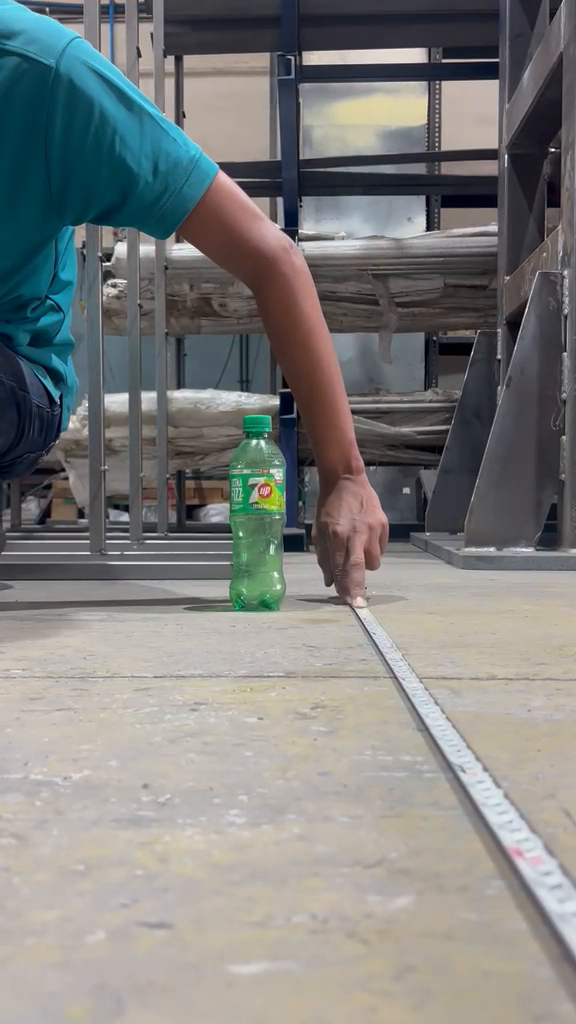
#> input picture frame 27 of traffic model1.1/bottle test/bottle test video 100cm.mp4, 576 x 1024 px, given in place of Screen Recording 2026-10-02 170242.mp4, which was not available
$ python test.py
#> lines starting #> are read from the running program, lines starting #| are printed output that depends on the picture; after the words box and inside, x2 and y2 are one past the last pixel; in counts of white or black regions, pixels touching at a corner belong together; pictures that were not available may be replaced by others from this repository, and a replacement may not be noted
import cv2
import numpy as np

# =====================================================
# VIDEO
# =====================================================

video_path = r"C:\Users\User\Videos\Screen Recordings\Screen Recording 2026-10-02 170242.mp4"

camera = cv2.VideoCapture(video_path)

if not camera.isOpened():
    print("ERROR: Could not open video")
    exit()

print("Video opened successfully")


while True:

    ret, frame = camera.read()
#> frame is the input picture: shape (1024, 576, 3); mean B, G, R 126.5, 128.2, 127.1

    if not ret:
        break

    # =================================================
    # HSV
    # =================================================

    hsv = cv2.cvtColor(frame, cv2.COLOR_BGR2HSV)
#> hsv: shape (1024, 576, 3); mean H, S, V 58.3, 48.4, 137.3

    # =================================================
    # RED COLOR
    # =================================================

    lower_red1 = np.array([0, 120, 40])
    upper_red1 = np.array([15, 255, 255])

    lower_red2 = np.array([165, 120, 40])
    upper_red2 = np.array([180, 255, 255])

    mask1 = cv2.inRange(hsv, lower_red1, upper_red1)
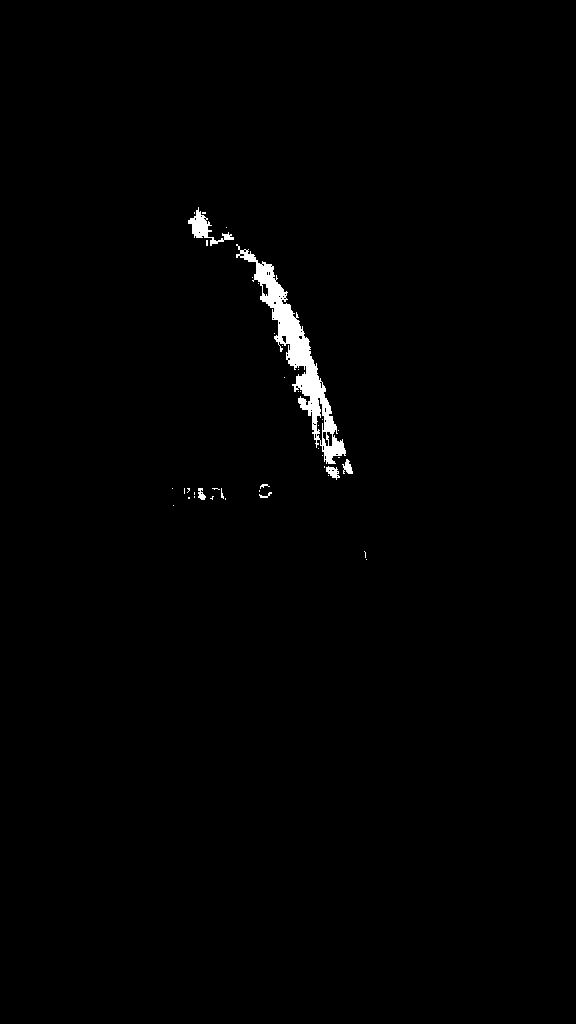
#> mask1: shape (1024, 576); 0.89% white; 41 white regions (34 under 20 px), largest, box (x1, y1, x2, y2) and area: (236, 244, 346, 464) 4307, (188, 207, 234, 246) 508, (326, 466, 340, 480) 107
    mask2 = cv2.inRange(hsv, lower_red2, upper_red2)
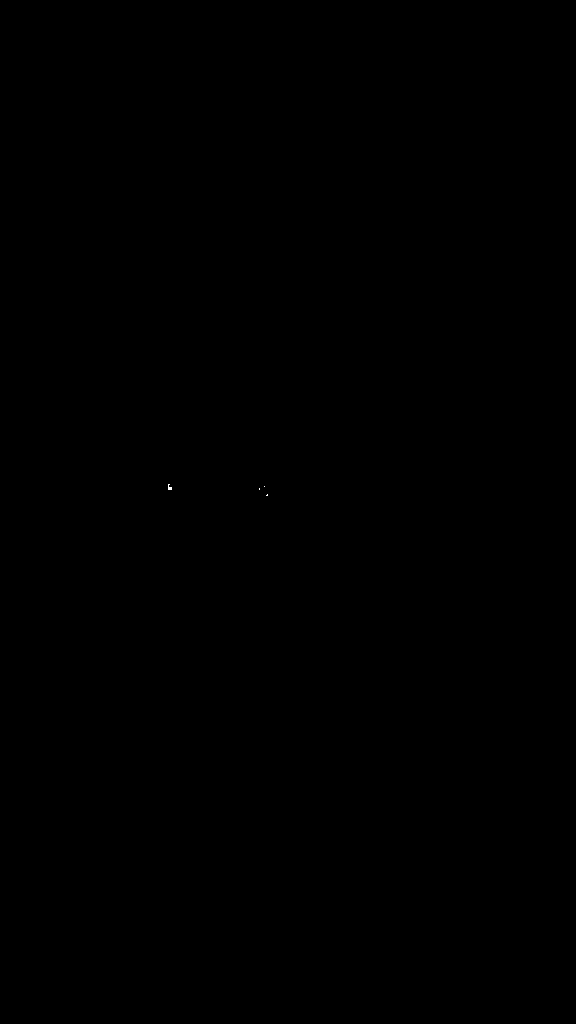
#> mask2: shape (1024, 576); 0% white in thin lines or dots, all inside (x1, y1, x2, y2) = (168, 484, 268, 496)

    mask = mask1 | mask2

    # =================================================
    # CLEAN MASK
    # =================================================

    kernel = np.ones((5, 5), np.uint8)

    mask = cv2.morphologyEx(
        mask,
        cv2.MORPH_OPEN,
        kernel
    )
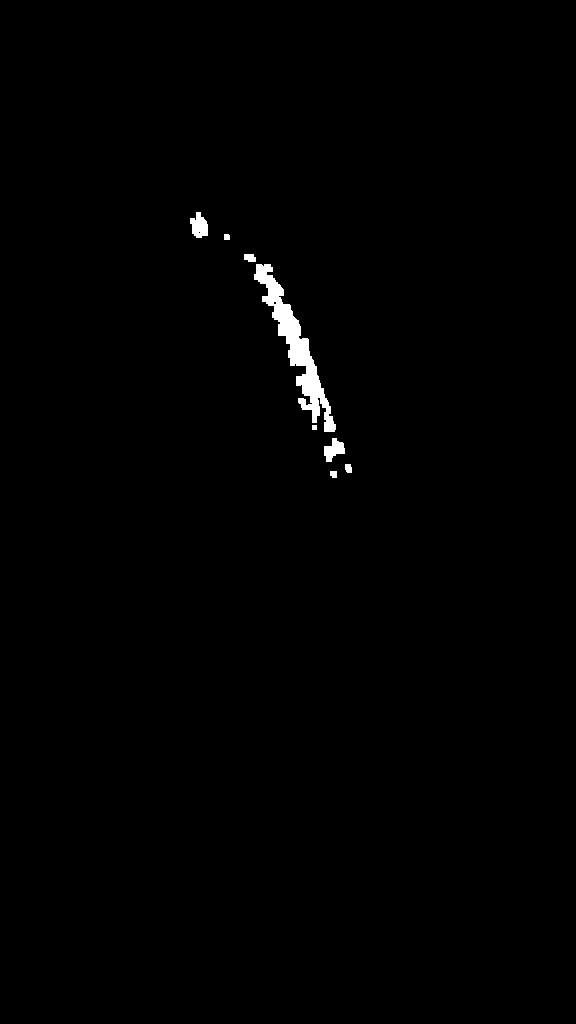
#> mask: shape (1024, 576); 0.68% white; 8 white regions, largest, box (x1, y1, x2, y2) and area: (254, 264, 336, 432) 3160, (190, 212, 208, 238) 326, (324, 438, 345, 462) 297

    mask = cv2.morphologyEx(
        mask,
        cv2.MORPH_CLOSE,
        kernel
    )
#> mask: shape (1024, 576); 0.71% white; 7 white regions

    # =================================================
    # FIND CONTOURS
    # =================================================

    contours, _ = cv2.findContours(
        mask,
        cv2.RETR_EXTERNAL,
        cv2.CHAIN_APPROX_SIMPLE
    )
#> contours = 7 contours; box (x1, y1, x2, y2) and area: (254, 264, 336, 432) 3100, (190, 212, 208, 238) 291, (324, 438, 345, 462) 258, (244, 254, 256, 262) 64, (345, 464, 352, 473) 42, (330, 471, 337, 478) 32, (224, 234, 230, 240) 24

    best = None
    best_area = 0

    for contour in contours:

        area = cv2.contourArea(contour)

        if area < 200:
            continue

        x, y, w, h = cv2.boundingRect(contour)

        if w < 15 or h < 15:
            continue

        # Red square should be approximately square
        ratio = w / float(h)

        if ratio < 0.6 or ratio > 1.5:
            continue

        if area > best_area:
            best_area = area
            best = (x, y, w, h)
#> this loop made 7 passes
#> (area, x, y, w, h, ratio, best_area) on passes 3, 7: (257.5, 324, 438, 21, 24, 0.875, 257.5), (291, 190, 212, 18, 26, 0.692, 291)
#> area on passes 1, 2, 5, 6: 32.5, 42.5, 64, 24.5
#> after the loop, best_area = 291

    # =================================================
    # DETECTED RED SQUARE
    # =================================================

    if best is not None:

        x, y, w, h = best

        # Center
        center_x = x + w // 2
#> center_x = 199
        center_y = y + h // 2
#> center_y = 225

        # Bounding box
        cv2.rectangle(
            frame,
            (x, y),
            (x + w, y + h),
            (0, 255, 0),
            2
        )

        # Center point
        cv2.circle(
            frame,
            (center_x, center_y),
            6,
            (0, 0, 255),
            -1
        )
#> frame: shape (1024, 576, 3); mean B, G, R 126.5, 128.2, 127.1

        # Label
        cv2.putText(
            frame,
            "red_square",
            (x, y - 10),
            cv2.FONT_HERSHEY_SIMPLEX,
            0.7,
            (0, 255, 0),
            2
        )

        # Coordinates
        cv2.putText(
            frame,
            f"Point: ({center_x}, {center_y})",
            (x, y + h + 25),
            cv2.FONT_HERSHEY_SIMPLEX,
            0.6,
            (0, 255, 255),
            2
        )
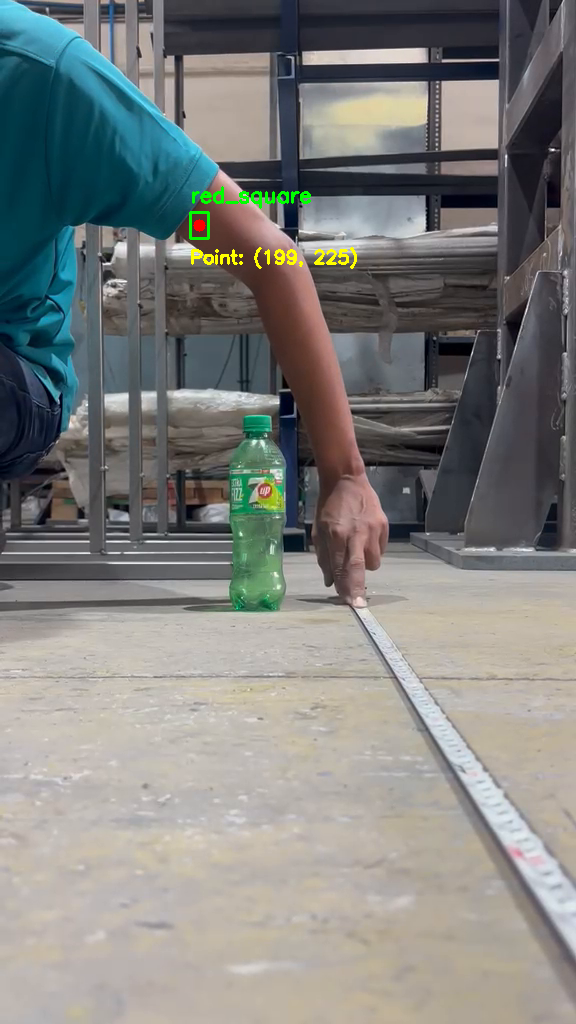
#> frame: shape (1024, 576, 3); mean B, G, R 126.1, 128.8, 127.2

    # =================================================
    # SHOW ONLY ORIGINAL VIDEO
    # =================================================

    cv2.imshow(
        "Red Square Detection",
        frame
    )

    # Q = quit
    if cv2.waitKey(1) & 0xFF == ord("q"):
#> (key q is pressed here)
        break


camera.release()
cv2.destroyAllWindows()

$ run again, starting later in the video
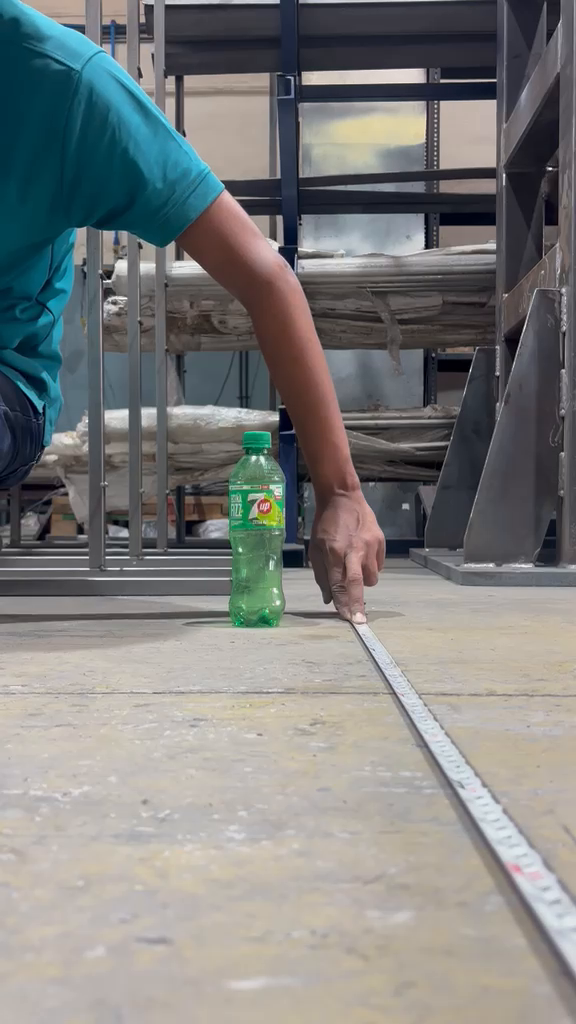
#> input picture frame 122 of traffic model1.1/bottle test/bottle test video 100cm.mp4, 576 x 1024 px, given in place of Screen Recording 2026-10-02 170242.mp4, which was not available
#> frame is the input picture: shape (1024, 576, 3); mean B, G, R 125.8, 126.8, 125.5
#> hsv: shape (1024, 576, 3); mean H, S, V 59.9, 49.2, 136.2
#> `mask1 = cv2.inRange(hsv, lower_red1, upper_red1)`:
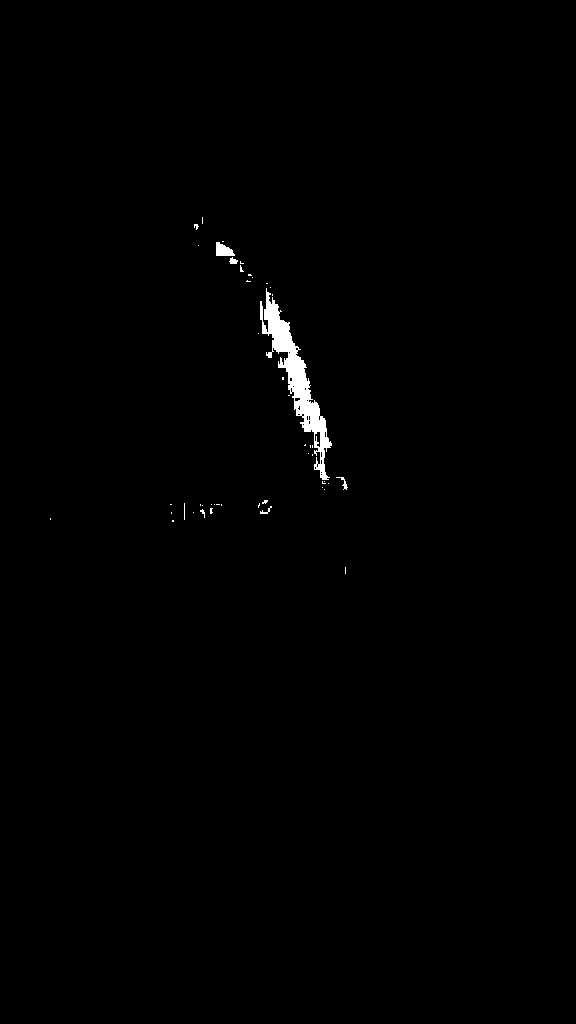
#> mask1: shape (1024, 576); 0.62% white; 47 white regions (42 under 20 px), largest, box (x1, y1, x2, y2) and area: (260, 288, 332, 480) 3144, (216, 242, 235, 256) 184, (336, 477, 348, 490) 43, (229, 257, 238, 264) 41, (260, 506, 272, 514) 31
#> mask2: shape (1024, 576); 0% white in thin lines or dots, all inside (x1, y1, x2, y2) = (168, 500, 270, 512)
#> `mask = cv2.morphologyEx( mask, cv2.MORPH_OPEN, kernel )`:
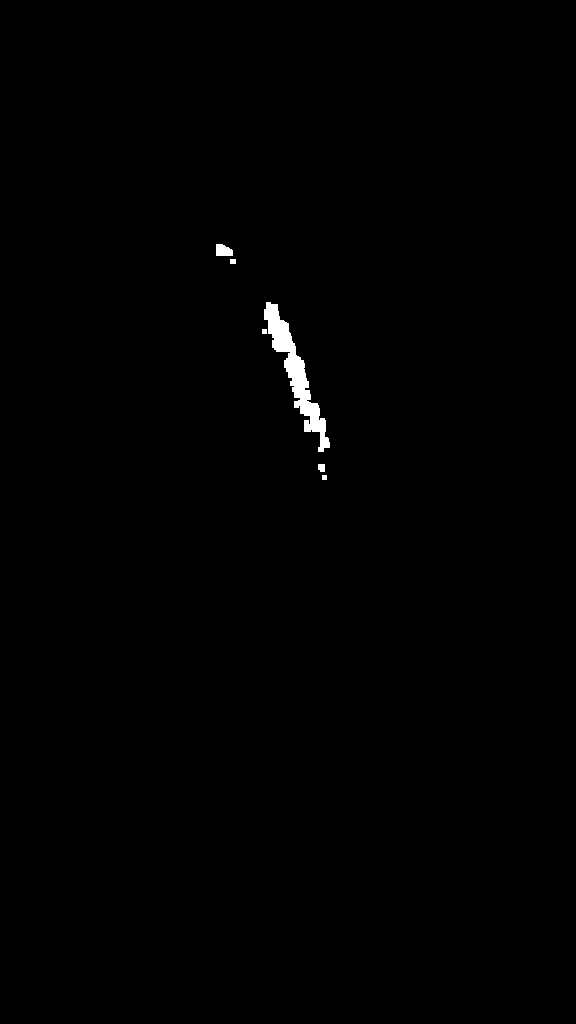
#> mask: shape (1024, 576); 0.47% white; 6 white regions, box (x1, y1, x2, y2) and area: (264, 302, 330, 452) 2461, (216, 244, 233, 256) 171, (318, 464, 325, 472) 52, (230, 259, 236, 264) 30, (262, 329, 267, 334) 25, (322, 475, 327, 480) 25
#> contours = 3 contours; box (x1, y1, x2, y2) and area: (262, 302, 330, 452) 2370, (216, 244, 236, 264) 175, (318, 464, 327, 480) 64
#> the loop `for contour in contours: ` made 3 passes
#> area on passes 1, 3: 63.5, 175
#> after the loop `for contour in contours:`: best_area = 0
